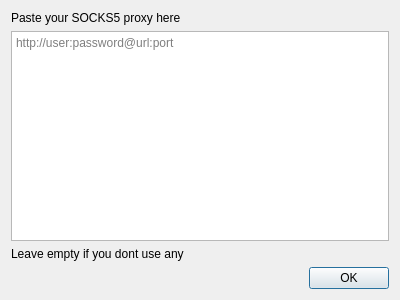
<?xml version="1.0" encoding="UTF-8"?>
<ui version="4.0">
 <class>proxyDialog</class>
 <widget class="QDialog" name="proxyDialog">
  <property name="geometry">
   <rect>
    <x>0</x>
    <y>0</y>
    <width>400</width>
    <height>300</height>
   </rect>
  </property>
  <property name="windowTitle">
   <string>Proxy</string>
  </property>
  <property name="windowIcon">
   <iconset>
    <normaloff>twitter.png</normaloff>twitter.png</iconset>
  </property>
  <layout class="QVBoxLayout" name="verticalLayout">
   <item>
    <widget class="QLabel" name="proxyLabel">
     <property name="text">
      <string>Paste your SOCKS5 proxy here</string>
     </property>
    </widget>
   </item>
   <item>
    <widget class="QTextEdit" name="proxyText">
     <property name="placeholderText">
      <string>http://user:password@url:port</string>
     </property>
    </widget>
   </item>
   <item>
    <widget class="QLabel" name="proxyLabel_2">
     <property name="text">
      <string>Leave empty if you dont use any</string>
     </property>
    </widget>
   </item>
   <item>
    <widget class="QDialogButtonBox" name="buttonBox">
     <property name="orientation">
      <enum>Qt::Horizontal</enum>
     </property>
     <property name="standardButtons">
      <set>QDialogButtonBox::Ok</set>
     </property>
    </widget>
   </item>
  </layout>
 </widget>
 <resources/>
 <connections>
  <connection>
   <sender>buttonBox</sender>
   <signal>accepted()</signal>
   <receiver>proxyDialog</receiver>
   <slot>accept()</slot>
   <hints>
    <hint type="sourcelabel">
     <x>248</x>
     <y>254</y>
    </hint>
    <hint type="destinationlabel">
     <x>157</x>
     <y>274</y>
    </hint>
   </hints>
  </connection>
  <connection>
   <sender>buttonBox</sender>
   <signal>rejected()</signal>
   <receiver>proxyDialog</receiver>
   <slot>reject()</slot>
   <hints>
    <hint type="sourcelabel">
     <x>316</x>
     <y>260</y>
    </hint>
    <hint type="destinationlabel">
     <x>286</x>
     <y>274</y>
    </hint>
   </hints>
  </connection>
 </connections>
</ui>
